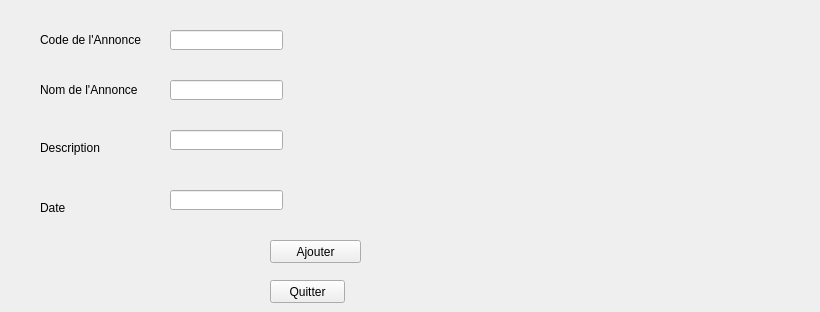
        <widget class="QWidget" name="tab_9">
         <attribute name="title">
          <string>Ajouter une Annonce</string>
         </attribute>
         <widget class="QLabel" name="label_16">
          <property name="geometry">
           <rect>
            <x>40</x>
            <y>30</y>
            <width>101</width>
            <height>20</height>
           </rect>
          </property>
          <property name="text">
           <string>Code de l'Annonce</string>
          </property>
         </widget>
         <widget class="QLabel" name="label_17">
          <property name="geometry">
           <rect>
            <x>40</x>
            <y>80</y>
            <width>101</width>
            <height>20</height>
           </rect>
          </property>
          <property name="text">
           <string>Nom de l'Annonce</string>
          </property>
         </widget>
         <widget class="QLabel" name="label_18">
          <property name="geometry">
           <rect>
            <x>40</x>
            <y>140</y>
            <width>61</width>
            <height>16</height>
           </rect>
          </property>
          <property name="text">
           <string>Description</string>
          </property>
         </widget>
         <widget class="QLabel" name="label_19">
          <property name="geometry">
           <rect>
            <x>40</x>
            <y>200</y>
            <width>81</width>
            <height>16</height>
           </rect>
          </property>
          <property name="text">
           <string>Date</string>
          </property>
         </widget>
         <widget class="QLineEdit" name="codeA">
          <property name="geometry">
           <rect>
            <x>170</x>
            <y>30</y>
            <width>113</width>
            <height>20</height>
           </rect>
          </property>
         </widget>
         <widget class="QLineEdit" name="noman">
          <property name="geometry">
           <rect>
            <x>170</x>
            <y>80</y>
            <width>113</width>
            <height>20</height>
           </rect>
          </property>
         </widget>
         <widget class="QLineEdit" name="descriptionan">
          <property name="geometry">
           <rect>
            <x>170</x>
            <y>130</y>
            <width>113</width>
            <height>20</height>
           </rect>
          </property>
         </widget>
         <widget class="QPushButton" name="pb_ajouter_an">
          <property name="geometry">
           <rect>
            <x>270</x>
            <y>240</y>
            <width>91</width>
            <height>23</height>
           </rect>
          </property>
          <property name="text">
           <string>Ajouter</string>
          </property>
         </widget>
         <widget class="QLineEdit" name="datean">
          <property name="geometry">
           <rect>
            <x>170</x>
            <y>190</y>
            <width>113</width>
            <height>20</height>
           </rect>
          </property>
         </widget>
         <widget class="QPushButton" name="pushButton_8">
          <property name="geometry">
           <rect>
            <x>270</x>
            <y>280</y>
            <width>75</width>
            <height>23</height>
           </rect>
          </property>
          <property name="text">
           <string>Quitter</string>
          </property>
         </widget>
         <widget class="QLabel" name="label_58">
          <property name="geometry">
           <rect>
            <x>670</x>
            <y>30</y>
            <width>141</width>
            <height>111</height>
           </rect>
          </property>
          <property name="styleSheet">
           <string notr="true">image: url(:/128600931_1102401160197019_8051103514919619627_n.png);</string>
          </property>
          <property name="text">
           <string/>
          </property>
          <property name="pixmap">
           <pixmap>../../Downloads/128600931_1102401160197019_8051103514919619627_n.png</pixmap>
          </property>
          <property name="scaledContents">
           <bool>true</bool>
          </property>
          <property name="wordWrap">
           <bool>false</bool>
          </property>
          <property name="openExternalLinks">
           <bool>false</bool>
          </property>
         </widget>
        </widget>
